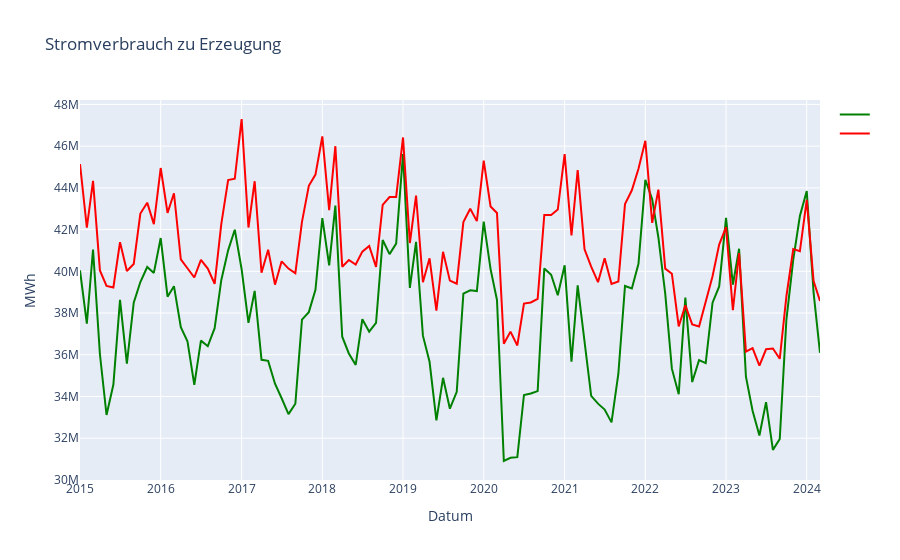

The cell this chart's notebook holds for it:
### Markdown cell above
## 1 Realisierter Stromverbrauch und Gesamt realisierte Erzeugung

### Code cell
# BEGIN: Code modification
# Assuming that you are using plotly for plotting
import plotly.graph_objects as go

# Calculate the percentage
combined_2015_2024['Realisierte Erzeugung Percentage'] = combined_2015_2024['Realisierte Erzeugung'] / combined_2015_2024['Realisierter Stromverbrauch'] * 100

# Create a line trace for 'Realisierte Erzeugung'
trace_realisierte = go.Scatter(
    x=combined_2015_2024['Datum'],
    y=combined_2015_2024['Realisierte Erzeugung'],
    mode='lines',
    name='',
    line=dict(color='green'),
    hovertemplate='Realisierte Erzeugung: %{y}Wh<br>Percentage: %{text}%',
    text=combined_2015_2024['Realisierte Erzeugung Percentage'].round(2)
)

# Create a line trace for 'Realisierter Stromverbrauch'
trace_realisierter = go.Scatter(
    x=combined_2015_2024['Datum'],
    y=combined_2015_2024['Realisierter Stromverbrauch'],
    mode='lines',
    name='',
    line=dict(color='red'),
    hovertemplate='Realisierter Stromverbrauch: %{y}Wh'
)

# Create a layout
layout = go.Layout(
    title='Stromverbrauch zu Erzeugung',
    xaxis=dict(title='Datum'),
    yaxis=dict(title='MWh')
)

# Create a figure and add traces
fig = go.Figure(data=[trace_realisierte, trace_realisierter], layout=layout)

# Show the figure
fig.show()
# END: Code modification
